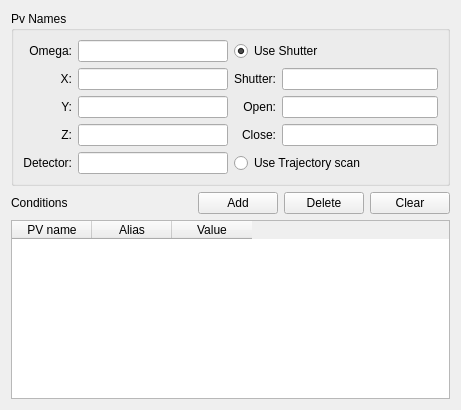
<?xml version="1.0" encoding="UTF-8"?>
<ui version="4.0">
 <class>Form</class>
 <widget class="QWidget" name="Form">
  <property name="geometry">
   <rect>
    <x>0</x>
    <y>0</y>
    <width>461</width>
    <height>410</height>
   </rect>
  </property>
  <property name="windowTitle">
   <string>Form</string>
  </property>
  <layout class="QVBoxLayout" name="verticalLayout_2">
   <item>
    <widget class="QGroupBox" name="groupBox">
     <property name="title">
      <string>Pv Names</string>
     </property>
     <layout class="QHBoxLayout" name="horizontalLayout_2">
      <item>
       <layout class="QGridLayout" name="gridLayout_2">
        <item row="0" column="0">
         <widget class="QLabel" name="label">
          <property name="text">
           <string>Omega:</string>
          </property>
          <property name="alignment">
           <set>Qt::AlignRight|Qt::AlignTrailing|Qt::AlignVCenter</set>
          </property>
         </widget>
        </item>
        <item row="0" column="1">
         <widget class="QLineEdit" name="omega_pv_txt"/>
        </item>
        <item row="1" column="0">
         <widget class="QLabel" name="label_2">
          <property name="text">
           <string>X:</string>
          </property>
          <property name="alignment">
           <set>Qt::AlignRight|Qt::AlignTrailing|Qt::AlignVCenter</set>
          </property>
         </widget>
        </item>
        <item row="1" column="1">
         <widget class="QLineEdit" name="x_pv_txt"/>
        </item>
        <item row="2" column="0">
         <widget class="QLabel" name="label_3">
          <property name="text">
           <string>Y:</string>
          </property>
          <property name="alignment">
           <set>Qt::AlignRight|Qt::AlignTrailing|Qt::AlignVCenter</set>
          </property>
         </widget>
        </item>
        <item row="2" column="1">
         <widget class="QLineEdit" name="y_pv_txt"/>
        </item>
        <item row="3" column="0">
         <widget class="QLabel" name="label_4">
          <property name="text">
           <string>Z:</string>
          </property>
          <property name="alignment">
           <set>Qt::AlignRight|Qt::AlignTrailing|Qt::AlignVCenter</set>
          </property>
         </widget>
        </item>
        <item row="3" column="1">
         <widget class="QLineEdit" name="z_pv_txt"/>
        </item>
        <item row="4" column="0">
         <widget class="QLabel" name="label_5">
          <property name="text">
           <string>Detector:</string>
          </property>
          <property name="alignment">
           <set>Qt::AlignRight|Qt::AlignTrailing|Qt::AlignVCenter</set>
          </property>
         </widget>
        </item>
        <item row="4" column="1">
         <widget class="QLineEdit" name="detector_pv_txt"/>
        </item>
       </layout>
      </item>
      <item>
       <layout class="QVBoxLayout" name="verticalLayout">
        <item>
         <widget class="QRadioButton" name="user_shutter_rb">
          <property name="text">
           <string>Use Shutter</string>
          </property>
          <property name="checked">
           <bool>true</bool>
          </property>
         </widget>
        </item>
        <item>
         <layout class="QGridLayout" name="gridLayout">
          <item row="0" column="0">
           <widget class="QLabel" name="label_6">
            <property name="text">
             <string>Shutter:</string>
            </property>
            <property name="alignment">
             <set>Qt::AlignRight|Qt::AlignTrailing|Qt::AlignVCenter</set>
            </property>
           </widget>
          </item>
          <item row="0" column="1">
           <widget class="QLineEdit" name="shutter_pv_txt"/>
          </item>
          <item row="1" column="0">
           <widget class="QLabel" name="shutter_open_txt">
            <property name="text">
             <string>Open:</string>
            </property>
            <property name="alignment">
             <set>Qt::AlignRight|Qt::AlignTrailing|Qt::AlignVCenter</set>
            </property>
           </widget>
          </item>
          <item row="1" column="1">
           <widget class="QLineEdit" name="lineEdit_7"/>
          </item>
          <item row="2" column="0">
           <widget class="QLabel" name="shutter_close_pv">
            <property name="text">
             <string>Close:</string>
            </property>
            <property name="alignment">
             <set>Qt::AlignRight|Qt::AlignTrailing|Qt::AlignVCenter</set>
            </property>
           </widget>
          </item>
          <item row="2" column="1">
           <widget class="QLineEdit" name="lineEdit_8"/>
          </item>
         </layout>
        </item>
        <item>
         <widget class="QRadioButton" name="use_trajectory_rb">
          <property name="text">
           <string>Use Trajectory scan</string>
          </property>
         </widget>
        </item>
       </layout>
      </item>
     </layout>
    </widget>
   </item>
   <item>
    <layout class="QHBoxLayout" name="horizontalLayout_3">
     <item>
      <widget class="QLabel" name="label_10">
       <property name="text">
        <string>Conditions</string>
       </property>
      </widget>
     </item>
     <item>
      <spacer name="horizontalSpacer">
       <property name="orientation">
        <enum>Qt::Horizontal</enum>
       </property>
       <property name="sizeHint" stdset="0">
        <size>
         <width>40</width>
         <height>20</height>
        </size>
       </property>
      </spacer>
     </item>
     <item>
      <layout class="QHBoxLayout" name="horizontalLayout">
       <item>
        <widget class="QPushButton" name="add_condtiion_btn">
         <property name="text">
          <string>Add</string>
         </property>
        </widget>
       </item>
       <item>
        <widget class="QPushButton" name="delete_condition_btn">
         <property name="text">
          <string>Delete</string>
         </property>
        </widget>
       </item>
       <item>
        <widget class="QPushButton" name="clear_condition_btn">
         <property name="text">
          <string>Clear</string>
         </property>
        </widget>
       </item>
      </layout>
     </item>
    </layout>
   </item>
   <item>
    <widget class="QTableWidget" name="conitions_table">
     <attribute name="horizontalHeaderDefaultSectionSize">
      <number>80</number>
     </attribute>
     <column>
      <property name="text">
       <string>PV name</string>
      </property>
     </column>
     <column>
      <property name="text">
       <string>Alias</string>
      </property>
     </column>
     <column>
      <property name="text">
       <string>Value</string>
      </property>
     </column>
    </widget>
   </item>
  </layout>
 </widget>
 <resources/>
 <connections/>
</ui>
